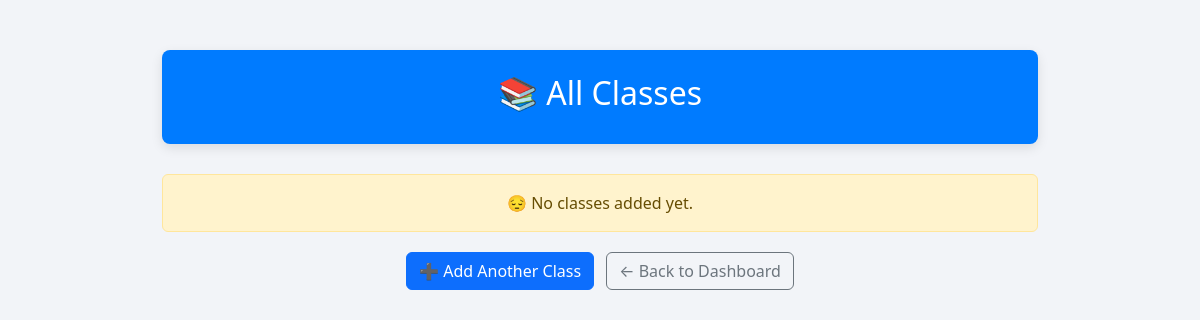
Before: /accounts/admin/class/list/ (signed in) with the older database file.
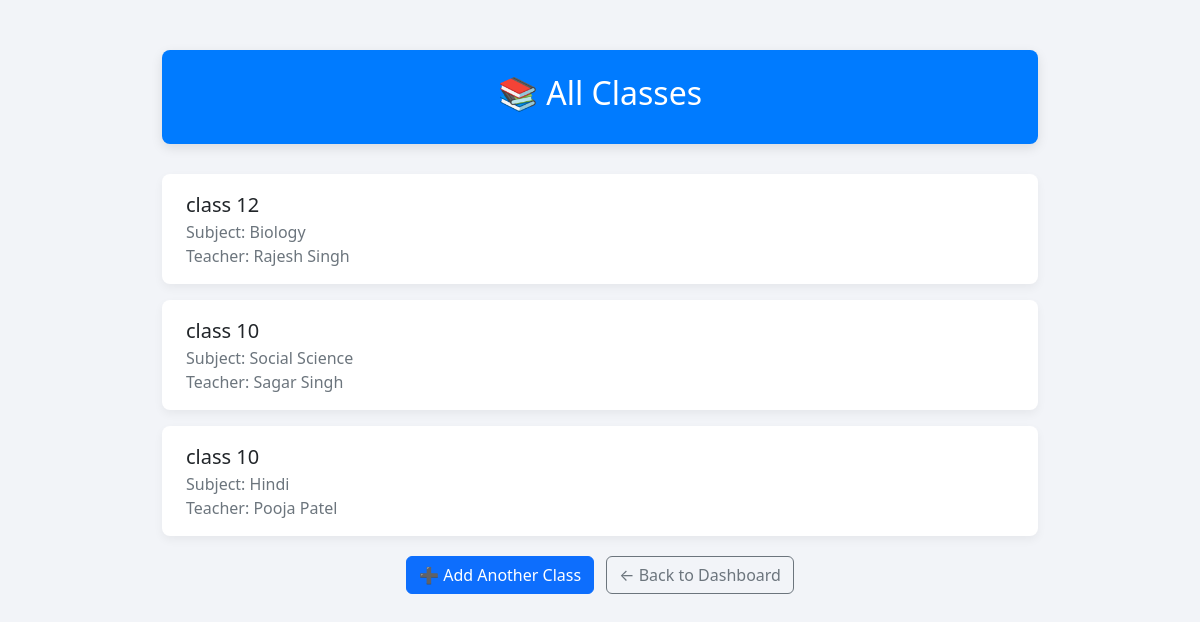
After: the same page with the newer database file.
### accounts/models.py (models this page shows, shortened)
class ClassRoomModel(models.Model):
    teacher = models.ForeignKey(TeacherInfoModel, on_delete=models.CASCADE)
    class_name = models.CharField(max_length=100)
    subject = models.CharField(max_length=100)

class TeacherInfoModel(models.Model):
    langChoice = {("", "SELECT"), ("Hindi", "Hindi"), ("English", "English")}
    subjectChoice = {
        ("", "SELECT"),
        ("Hindi", "Hindi"),
        ("English", "English"),
        ("Physics", "Physics"),
        ("Chemistry", "Chemistry"),
        ("Biology", "Biology"),
        ("Computer", "Computer"),
        ("Maths", "Maths"),
        ("Arts", "Arts"),
        ("Social Science", "Social Science"),
        ("Sanskrit", "Sanskrit"),
    }
    user = models.OneToOneField(User, on_delete=models.CASCADE)
    full_name = models.CharField(max_length=100)
    dob = models.DateField()
    city = models.CharField(max_length=100)
    pincode = models.CharField(max_length=10)
    subject = models.CharField(max_length=100, choices=subjectChoice, default="")
    language = models.CharField(max_length=50, choices=langChoice, default="")

### accounts/views.py (the view)
# urls.py: path("admin/class/list/", class_list_view, name="class_list"),
@login_required
def class_list_view(request):
    if request.user.profile.role != "admin":
        return HttpResponse("Unauthorized", status=403)
    classes = ClassRoomModel.objects.all()
    return render(request, "class_list.html", {"classes": classes})

### template/class_list.html (shortened to what this page needs)
<!DOCTYPE html>
<html lang="en">
  <head>
    <link
      href="https://cdn.jsdelivr.net/npm/bootstrap@5.3.7/dist/css/bootstrap.min.css"
      rel="stylesheet"
    />
  </head>
  <body>
    <div class="container">
      <div class="page-header">
        <h2>📚 All Classes</h2>
      </div>
      {% if classes %} {% for cls in classes %}
      <div class="class-card">
        <div class="class-title">{{ cls.class_name }}</div>
        <div class="class-sub">Subject: {{ cls.subject }}</div>
        <div class="class-sub">Teacher: {{ cls.teacher.full_name }}</div>
      </div>
      {% endfor %} {% else %}
      <div class="alert alert-warning text-center">
        😔 No classes added yet.
      </div>
      {% endif %}
      <div class="btns">
        <a href="{% url 'class_add' %}" class="btn btn-primary me-2"
          >➕ Add Another Class</a
        >
        <a href="{% url 'admin_dashboard' %}" class="btn btn-outline-secondary"
          >← Back to Dashboard</a
        >
      </div>
    </div>
  </body>
</html>

### template/class_list.html (style rules this page uses)
body { background-color: #f2f4f8; }
.container { max-width: 900px; margin-top: 50px; }
.page-header { background-color: #007bff; color: white; padding: 1.5rem; border-radius: 0.5rem; text-align: center; margin-bottom: 30px; box-shadow: 0 4px 12px rgba(0, 0, 0, 0.1); }
.class-card { background-color: white; border-radius: 0.5rem; box-shadow: 0 4px 10px rgba(0, 0, 0, 0.05); padding: 1rem 1.5rem; margin-bottom: 1rem; }
.class-title { font-size: 1.25rem; font-weight: 500; }
.class-sub { color: #6c757d; }
.btns { text-align: center; margin-top: 20px; }

Changed rows visible on the page:
added ClassRoomModel: class_name "class 12", subject "Biology", teacher.full_name "Rajesh Singh"
added ClassRoomModel: class_name "class 10", subject "Social Science", teacher.full_name "Sagar Singh"
added ClassRoomModel: class_name "class 10", subject "Hindi", teacher.full_name "Pooja Patel"
Other visible differences:
text no longer shown: "😔 No classes added yet."
